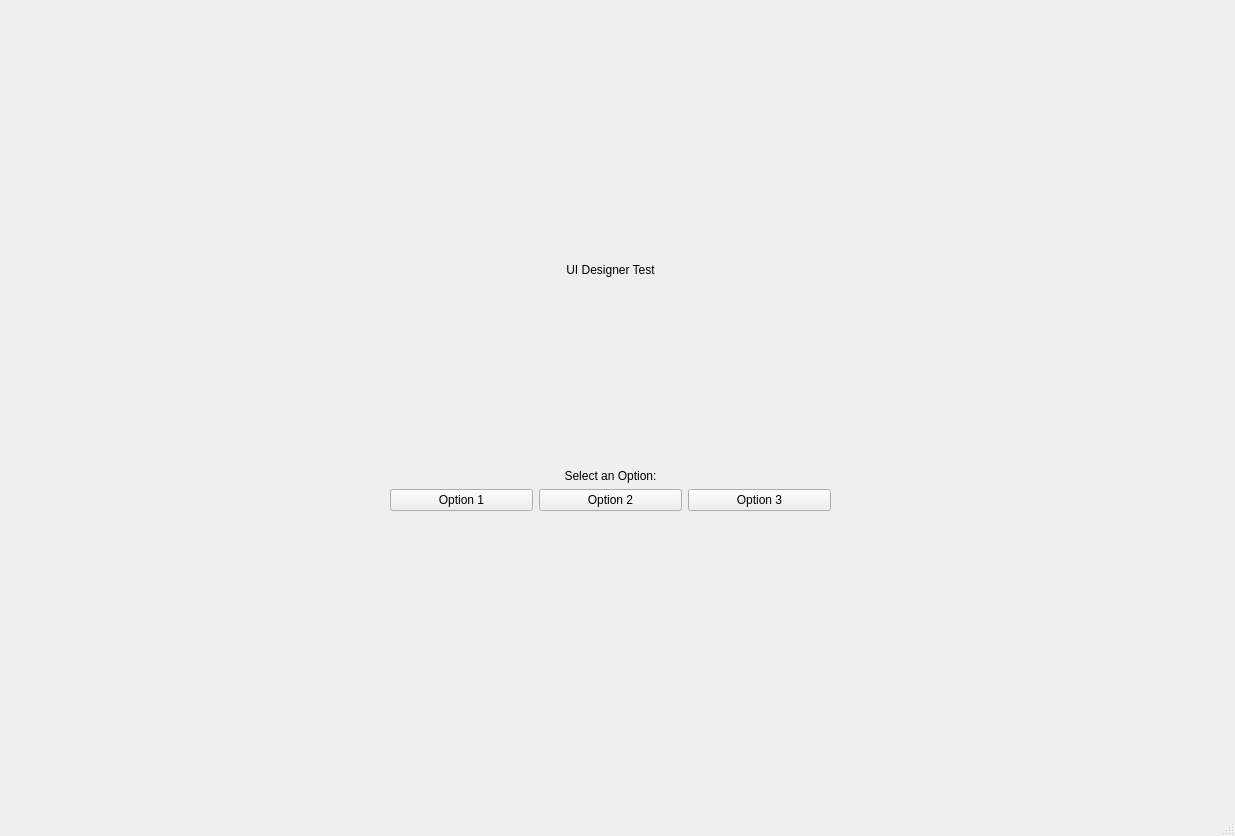
<?xml version="1.0" encoding="UTF-8"?>
<ui version="4.0">
 <class>MainWindow</class>
 <widget class="QMainWindow" name="MainWindow">
  <property name="geometry">
   <rect>
    <x>0</x>
    <y>0</y>
    <width>1235</width>
    <height>836</height>
   </rect>
  </property>
  <property name="windowTitle">
   <string>MainWindow</string>
  </property>
  <widget class="QWidget" name="centralwidget">
   <widget class="QWidget" name="gridLayoutWidget">
    <property name="geometry">
     <rect>
      <x>390</x>
      <y>200</y>
      <width>441</width>
      <height>311</height>
     </rect>
    </property>
    <layout class="QGridLayout" name="gridLayout">
     <item row="3" column="2">
      <widget class="QPushButton" name="pushButton_3">
       <property name="text">
        <string>Option 3</string>
       </property>
      </widget>
     </item>
     <item row="0" column="0" colspan="3">
      <widget class="QLabel" name="label">
       <property name="text">
        <string>UI Designer Test</string>
       </property>
       <property name="textFormat">
        <enum>Qt::AutoText</enum>
       </property>
       <property name="scaledContents">
        <bool>false</bool>
       </property>
       <property name="alignment">
        <set>Qt::AlignCenter</set>
       </property>
      </widget>
     </item>
     <item row="2" column="0" colspan="3">
      <widget class="QLabel" name="label_2">
       <property name="text">
        <string>Select an Option:</string>
       </property>
       <property name="alignment">
        <set>Qt::AlignBottom|Qt::AlignHCenter</set>
       </property>
      </widget>
     </item>
     <item row="3" column="1">
      <widget class="QPushButton" name="pushButton_2">
       <property name="text">
        <string>Option 2</string>
       </property>
      </widget>
     </item>
     <item row="3" column="0">
      <widget class="QPushButton" name="pushButton">
       <property name="text">
        <string>Option 1</string>
       </property>
      </widget>
     </item>
    </layout>
   </widget>
  </widget>
  <widget class="QMenuBar" name="menubar">
   <property name="geometry">
    <rect>
     <x>0</x>
     <y>0</y>
     <width>1235</width>
     <height>24</height>
    </rect>
   </property>
  </widget>
  <widget class="QStatusBar" name="statusbar"/>
 </widget>
 <resources/>
 <connections/>
</ui>
